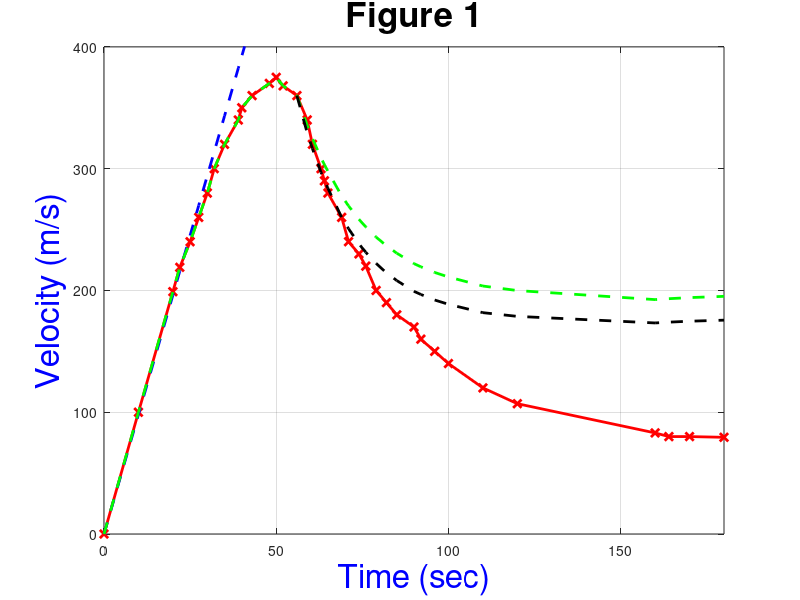

Here is the MATLAB script that generated this plot:
close all
clear
%% PART 1                                                                   Plot the measured values of velocity versus time from the JumpData.CSV file
jumpdata = csvread('RedBullJumpData.csv');                                      % Read data from file
t_redbull = jumpdata(:,1);                                                      % First column is time in secs
v_redbull = jumpdata(:,2);                                                      % Second column is velocity
terminal_velocity = jumpdata(:,3);                                              % Third column is theoretical terminal velocity at that time
N_timestamps = length(t_redbull);

figure(1);
h_part1 = plot(t_redbull, v_redbull, 'r-x', 'linewidth', 2.0);                  %plot
shg;
hold on;

grid on;                                                                        % This is how to put on a grid
axis([0 180 0 400]);                                                            % This is how to fix an axis to a desired size

%% PART 2                                                                   Calculate and plot freefall velocity without drag effects
g = 9.81;
v_freefall = t_redbull * g;                                                     %Freefall velocity vector calculation

h_part2 = plot(t_redbull, v_freefall, 'b--','linewidth',2.0);
shg;

title('Figure 1','fontsize',25);                                                % Setting the fontsize and label of the graph 
ylabel('Velocity (m/s)','fontsize',24,'color','b');
xlabel('Time (sec)','fontsize',24,'color','b');

%% PART 3                                                                   Estimate the time at which Mr. B. starts to enter the atmosphere.
close_v_values=find(abs(v_freefall-v_redbull) > (v_redbull*0.05),1);            % Finds values of terminal v and actual v within a tolerance of 0.05 i.e 5%
hit_instant = t_redbull(close_v_values);                                        % This is fixed :)

fprintf('\nMr. B hits the earth''s atmoshpere at %d secs after he jumps\n\n',hit_instant);

%% PART 4                                                                   Now starting from the velocity at t = 56 let's update and calculate v
v_numerical_1 = zeros(1, N_timestamps);
drag_constant = 3/60;
start = find(t_redbull == 56);                                                  % Finding the desired t value location in array

v_numerical_1(1:start) = v_redbull(1:start);

for k = start: (N_timestamps-1)
    update = (g - drag_constant*v_numerical_1(k)) * (t_redbull(k+1)-t_redbull(k));
    v_numerical_1(k+1) = v_numerical_1(k) + update;
end

h_part4 = plot(t_redbull, v_numerical_1, 'g--','linewidth',2.0);shg             % Plot using the dashed green line

%% PART 5                                                                   Calculate the percentage error as required
s_64 = find(t_redbull == 64);                                                   % Finding the desired t value locations in array
s_170 = find(t_redbull == 170);
error_64 = 100 * ( abs(v_numerical_1(s_64)-v_redbull(s_64))/ v_redbull(s_64));  % Calculating percentage error
error_170 = 100 * ( abs(v_numerical_1(s_170)-v_redbull(s_170))/ v_redbull(s_170));

per_error = [error_64 error_170];                                               % Assigning error values to array
fprintf('Percentage error at 64 & 170 sec is %1.1f and ', per_error(1));
fprintf('%3.1f  respectively \n\n', per_error(2));

%% PART 6                                                                   Calculating v with a different drag constant (personal estimate)
est_drag_constant = 0.0556501;                                                  % my estimated value for drag_constant based on % error reading at t = 69
start2 = find(t_redbull == 56);
v_numerical_2(1:start2) = v_redbull(1:start2);                                  % setting up array for euler solution

for k = start2: (N_timestamps-1)
    update = (g - est_drag_constant*v_numerical_2(k)) * (t_redbull(k+1)-t_redbull(k));
    v_numerical_2(k+1) = v_numerical_2(k) + update;
end
                                                                                % Handle plot for part 6
h_part6 = plot(t_redbull(start2:end), v_numerical_2(start2:end), 'black--', 'linewidth', 2.0);
shg

s_69 = find(t_redbull==69);                                                     % finding the desired t value loaction
est_error = 100 * ( abs(v_numerical_2(s_69)-v_redbull(s_69))/ v_redbull(s_69));
fprintf('The error at t = 69 secs using my estimated drag constant (%f) is %f\n\n', est_drag_constant,est_error);


%% %%%%%%%%%%%%%%%%%%%%%%%%%%%%%%%%%%%%%%%%%%%%%%%%%%%%%%%%%%%%%%%%%%%%%%%
% DO NOT EDIT BELOW THIS LINE THIS IS TO MAKE SURE YOU HAVE USED THE
% VARIABLES THAT WE ASKED FOR
% Check for existence of variables
if (~exist('v_freefall', 'var'))
    error('The variable v_freefall does not exist.')
end
if (~exist('hit_instant', 'var'))
    error('The variable hit_instant does not exist.')
end
if (~exist('per_error', 'var'))
    error('The variable per_error does not exist.')
end
if (exist('per_error', 'var'))
    l = size(per_error);
    if ( sum(l - [1 2]) ~= 0)
        error('per_error is not a 2 element vector. Please make it so.')
    end
end
if (~exist('v_numerical_1', 'var'))
    error('The variable v_numerical_1 does not exist.')
end
if (~exist('est_error', 'var'))
    error('The variable est_error does not exist.')
end
if (~exist('h_part1', 'var'))
    error('The plot handle h_part11 is missing. Please create it as instructed.')
end
if (~exist('h_part2', 'var'))
    error('The plot handle h_part11 is missing. Please create it as instructed.')
end
if (~exist('h_part4', 'var'))
    error('The plot handle h_part11 is missing. Please create it as instructed.')
end
if (~exist('h_part6', 'var'))
    error('The plot handle h_part11 is missing. Please create it as instructed.')
end